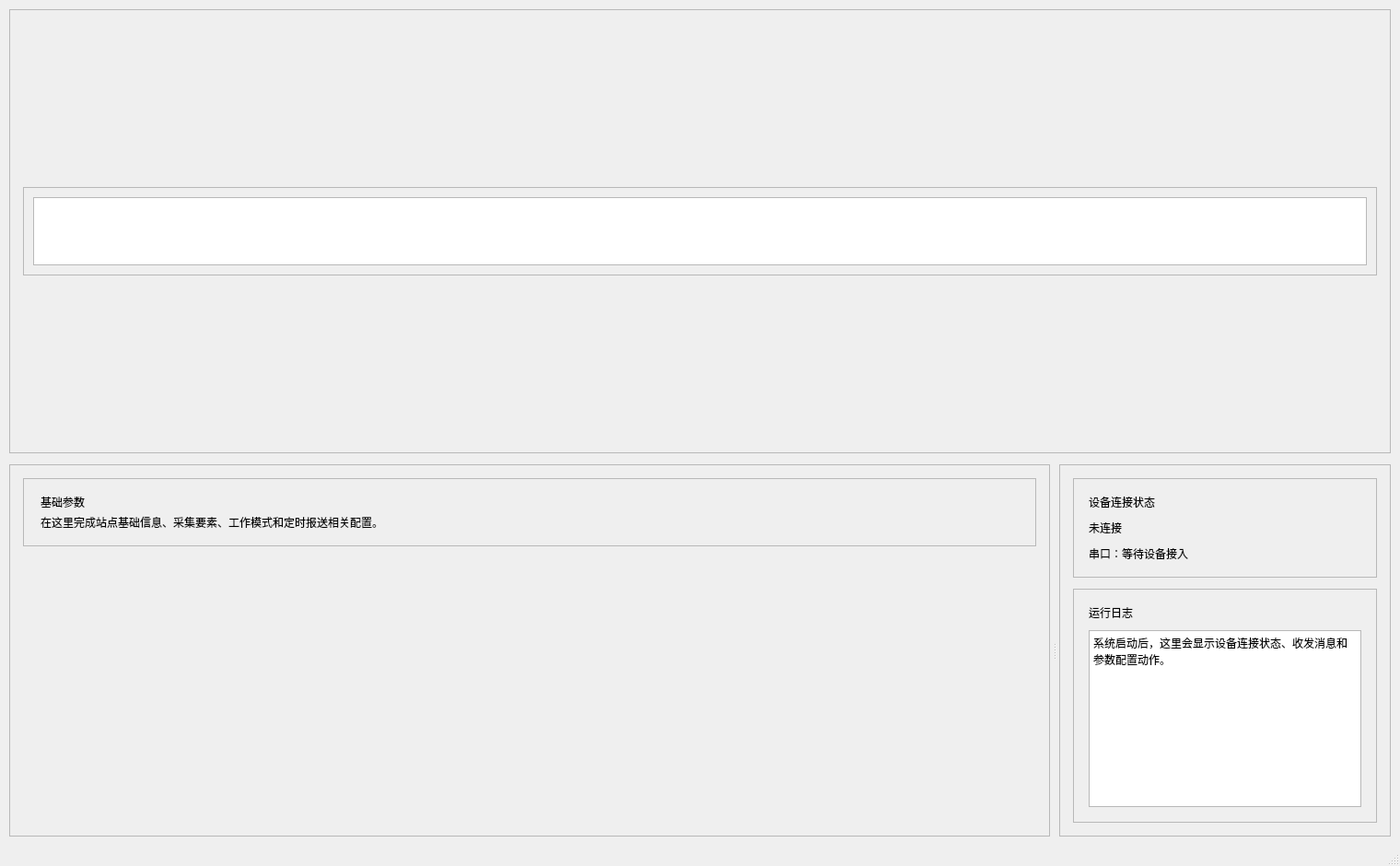
<?xml version="1.0" encoding="UTF-8"?>
<ui version="4.0">
 <class>MainWindow</class>
 <widget class="QMainWindow" name="MainWindow">
  <property name="geometry">
   <rect>
    <x>0</x>
    <y>0</y>
    <width>1520</width>
    <height>940</height>
   </rect>
  </property>
  <property name="windowTitle">
   <string>RTU 参数配置工具</string>
  </property>
  <widget class="QWidget" name="centralwidget">
   <layout class="QVBoxLayout" name="verticalLayoutRoot">
    <property name="spacing">
     <number>12</number>
    </property>
    <property name="leftMargin">
     <number>10</number>
    </property>
    <property name="topMargin">
     <number>10</number>
    </property>
    <property name="rightMargin">
     <number>10</number>
    </property>
    <property name="bottomMargin">
     <number>10</number>
    </property>
    <item>
     <widget class="QFrame" name="headerFrame">
      <property name="frameShape">
       <enum>QFrame::StyledPanel</enum>
      </property>
      <layout class="QVBoxLayout" name="verticalLayoutHeader">
       <property name="spacing">
        <number>0</number>
       </property>
       <property name="leftMargin">
        <number>14</number>
       </property>
       <property name="topMargin">
        <number>14</number>
       </property>
       <property name="rightMargin">
        <number>14</number>
       </property>
       <property name="bottomMargin">
        <number>14</number>
       </property>
       <item>
        <widget class="QFrame" name="ribbonFrame">
         <property name="minimumSize">
          <size>
           <width>0</width>
           <height>86</height>
          </size>
         </property>
         <property name="maximumSize">
          <size>
           <width>16777215</width>
           <height>96</height>
          </size>
         </property>
         <property name="frameShape">
          <enum>QFrame::StyledPanel</enum>
         </property>
         <layout class="QVBoxLayout" name="verticalLayoutRibbon">
          <property name="spacing">
           <number>0</number>
          </property>
          <property name="leftMargin">
           <number>10</number>
          </property>
          <property name="topMargin">
           <number>10</number>
          </property>
          <property name="rightMargin">
           <number>10</number>
          </property>
          <property name="bottomMargin">
           <number>10</number>
          </property>
          <item>
           <widget class="QListWidget" name="navListWidget">
            <property name="flow">
             <enum>QListView::LeftToRight</enum>
            </property>
            <property name="movement">
             <enum>QListView::Static</enum>
            </property>
            <property name="resizeMode">
             <enum>QListView::Adjust</enum>
            </property>
            <property name="viewMode">
             <enum>QListView::IconMode</enum>
            </property>
            <property name="uniformItemSizes">
             <bool>true</bool>
            </property>
            <property name="spacing">
             <number>8</number>
            </property>
            <property name="wrapping">
             <bool>false</bool>
            </property>
           </widget>
          </item>
         </layout>
        </widget>
       </item>
      </layout>
     </widget>
    </item>
    <item>
     <widget class="QSplitter" name="mainSplitter">
      <property name="orientation">
       <enum>Qt::Horizontal</enum>
      </property>
      <property name="childrenCollapsible">
       <bool>false</bool>
      </property>
      <property name="handleWidth">
       <number>10</number>
      </property>
      <widget class="QFrame" name="contentShellFrame">
       <property name="frameShape">
        <enum>QFrame::StyledPanel</enum>
       </property>
       <layout class="QVBoxLayout" name="verticalLayoutContentShell">
        <property name="spacing">
         <number>12</number>
        </property>
        <property name="leftMargin">
         <number>14</number>
        </property>
        <property name="topMargin">
         <number>14</number>
        </property>
        <property name="rightMargin">
         <number>14</number>
        </property>
        <property name="bottomMargin">
         <number>14</number>
        </property>
        <item>
         <widget class="QFrame" name="pageHeaderFrame">
          <property name="frameShape">
           <enum>QFrame::StyledPanel</enum>
          </property>
          <layout class="QVBoxLayout" name="verticalLayoutPageHeader">
           <property name="spacing">
            <number>4</number>
           </property>
           <property name="leftMargin">
            <number>18</number>
           </property>
           <property name="topMargin">
            <number>16</number>
           </property>
           <property name="rightMargin">
            <number>18</number>
           </property>
           <property name="bottomMargin">
            <number>16</number>
           </property>
           <item>
            <widget class="QLabel" name="pageTitleLabel">
             <property name="text">
              <string>基础参数</string>
             </property>
            </widget>
           </item>
           <item>
            <widget class="QLabel" name="pageSubtitleLabel">
             <property name="text">
              <string>在这里完成站点基础信息、采集要素、工作模式和定时报送相关配置。</string>
             </property>
             <property name="wordWrap">
              <bool>true</bool>
             </property>
            </widget>
           </item>
          </layout>
         </widget>
        </item>
        <item>
         <widget class="QStackedWidget" name="pageStackWidget">
          <property name="sizePolicy">
           <sizepolicy hsizetype="Expanding" vsizetype="Expanding">
            <horstretch>0</horstretch>
            <verstretch>1</verstretch>
           </sizepolicy>
          </property>
         </widget>
        </item>
       </layout>
      </widget>
      <widget class="QFrame" name="sideRailFrame">
       <property name="minimumSize">
        <size>
         <width>320</width>
         <height>0</height>
        </size>
       </property>
       <property name="maximumSize">
        <size>
         <width>360</width>
         <height>16777215</height>
        </size>
       </property>
       <property name="frameShape">
        <enum>QFrame::StyledPanel</enum>
       </property>
       <layout class="QVBoxLayout" name="verticalLayoutSideRail">
        <property name="spacing">
         <number>12</number>
        </property>
        <property name="leftMargin">
         <number>14</number>
        </property>
        <property name="topMargin">
         <number>14</number>
        </property>
        <property name="rightMargin">
         <number>14</number>
        </property>
        <property name="bottomMargin">
         <number>14</number>
        </property>
        <item>
         <widget class="QFrame" name="statusCard">
          <property name="frameShape">
           <enum>QFrame::StyledPanel</enum>
          </property>
          <layout class="QVBoxLayout" name="verticalLayoutStatusCard">
           <property name="spacing">
            <number>10</number>
           </property>
           <property name="leftMargin">
            <number>16</number>
           </property>
           <property name="topMargin">
            <number>16</number>
           </property>
           <property name="rightMargin">
            <number>16</number>
           </property>
           <property name="bottomMargin">
            <number>16</number>
           </property>
           <item>
            <widget class="QLabel" name="statusTitleLabel">
             <property name="text">
              <string>设备连接状态</string>
             </property>
            </widget>
           </item>
           <item>
            <widget class="QLabel" name="statusValueLabel">
             <property name="text">
              <string>未连接</string>
             </property>
            </widget>
           </item>
           <item>
            <widget class="QLabel" name="serialValueLabel">
             <property name="text">
              <string>串口：等待设备接入</string>
             </property>
             <property name="wordWrap">
              <bool>true</bool>
             </property>
            </widget>
           </item>
          </layout>
         </widget>
        </item>
        <item>
         <widget class="QFrame" name="logFrame">
          <property name="frameShape">
           <enum>QFrame::StyledPanel</enum>
          </property>
          <layout class="QVBoxLayout" name="verticalLayoutLog">
           <property name="spacing">
            <number>10</number>
           </property>
           <property name="leftMargin">
            <number>16</number>
           </property>
           <property name="topMargin">
            <number>16</number>
           </property>
           <property name="rightMargin">
            <number>16</number>
           </property>
           <property name="bottomMargin">
            <number>16</number>
           </property>
           <item>
            <widget class="QLabel" name="logTitleLabel">
             <property name="text">
              <string>运行日志</string>
             </property>
            </widget>
           </item>
           <item>
            <widget class="QPlainTextEdit" name="logPlainTextEdit">
             <property name="readOnly">
              <bool>true</bool>
             </property>
             <property name="plainText">
              <string>系统启动后，这里会显示设备连接状态、收发消息和参数配置动作。</string>
             </property>
            </widget>
           </item>
          </layout>
         </widget>
        </item>
       </layout>
      </widget>
     </widget>
    </item>
   </layout>
  </widget>
  <widget class="QStatusBar" name="statusbar"/>
 </widget>
 <resources/>
 <connections/>
</ui>
